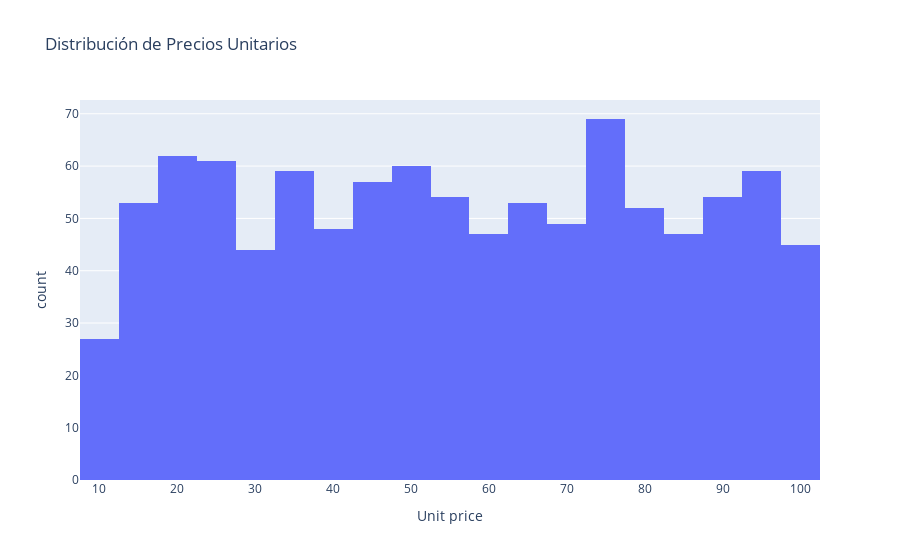

Here is the notebook cell this chart was saved with:
### Code cell
fig = px.histogram(df, x="Unit price", nbins=20, title="Distribución de Precios Unitarios")
fig.show()

### Figure 1 — Plotly figure (JSON) as saved in the notebook; plotly's stock layout.template omitted (floating-point values rounded to 4 significant figures; data arrays with more than 128 entries replaced by an {"elided": "..."} marker saying what was removed)
{"data": [{"alignmentgroup": "True", "bingroup": "x", "hovertemplate": "Unit price=%{x}<br>count=%{y}<extra></extra>", "legendgroup": "", "marker": {"color": "#636efa", "pattern": {"shape": ""}}, "name": "", "nbinsx": 20, "offsetgroup": "", "orientation": "v", "showlegend": false, "type": "histogram", "x": {"elided": "1000 float values"}, "xaxis": "x", "yaxis": "y"}], "layout": {"barmode": "relative", "legend": {"tracegroupgap": 0}, "title": {"text": "Distribución de Precios Unitarios"}, "xaxis": {"anchor": "y", "domain": [0, 1], "title": {"text": "Unit price"}}, "yaxis": {"anchor": "x", "domain": [0, 1], "title": {"text": "count"}}}}
